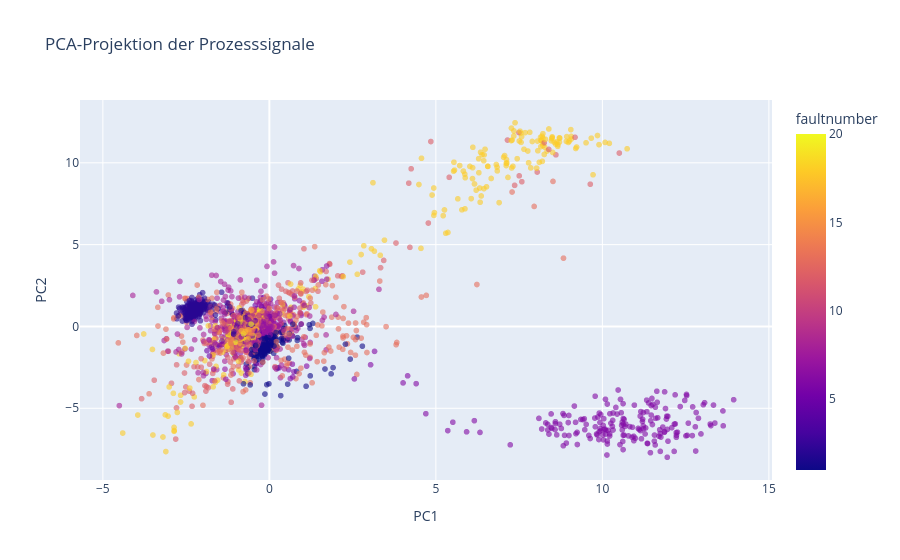

Notebook source saved alongside this figure:
### Markdown cell above
## 5. Zeitverlauf einzelner Signale

Diese Visualisierung zeigt beispielhaft einige Prozesssignale über die Zeit für einen einzelnen Run. So erkennst du typische Muster wie:
- langsame Drift
- plötzliche Sprünge
- schrittweise Änderungen
- Reaktionen zwischen Messgrößen und Stellgrößen

Das ist besonders wichtig für Anomalieerkennung, weil viele Fehler nicht in einem Einzelwert liegen, sondern im zeitlichen Verhalten des Prozesses.

### Code cell
local_label_column = next((column for column in ("faultnumber", "fault_id", "label") if column in df.columns), None)
local_sensor_columns = [column for column in df.columns if column.startswith(("xmeas_", "xmv_"))]
local_selected_columns = (
    df[local_sensor_columns].var(numeric_only=True).sort_values(ascending=False).head(20).index.tolist()
    if local_sensor_columns
    else []
)

if not local_sensor_columns:
    print("Keine Sensor-Spalten für PCA gefunden.")
else:
    pca_columns = local_selected_columns if local_selected_columns else local_sensor_columns[:20]
    pca_input = df[pca_columns].dropna()

    if pca_input.empty:
        print("Zu viele fehlende Werte für die PCA-Projektion.")
    else:
        sample_size = min(len(pca_input), 5000)
        pca_input = pca_input.sample(sample_size, random_state=42) if len(pca_input) > sample_size else pca_input

        scaler = StandardScaler()
        scaled_data = scaler.fit_transform(pca_input)

        pca = PCA(n_components=2)
        pca_results = pca.fit_transform(scaled_data)

        pca_df = pd.DataFrame(data=pca_results, columns=["PC1", "PC2"], index=pca_input.index)
        if local_label_column is not None and local_label_column in df.columns:
            pca_df[local_label_column] = df.loc[pca_df.index, local_label_column].values

        fig = px.scatter(
            pca_df,
            x="PC1",
            y="PC2",
            color=local_label_column if local_label_column is not None and local_label_column in pca_df.columns else None,
            title="PCA-Projektion der Prozesssignale",
            opacity=0.6,
        )
        fig.show()

### Figure 1 — Plotly figure (JSON) as saved in the notebook; plotly's stock layout.template omitted (floating-point values rounded to 4 significant figures; data arrays with more than 128 entries replaced by an {"elided": "..."} marker saying what was removed)
{"data": [{"hovertemplate": "PC1=%{x}<br>PC2=%{y}<br>faultnumber=%{marker.color}<extra></extra>", "legendgroup": "", "marker": {"color": {"elided": "5000 int values"}, "coloraxis": "coloraxis", "opacity": 0.6, "symbol": "circle"}, "mode": "markers", "name": "", "showlegend": false, "type": "scattergl", "x": {"elided": "5000 float values"}, "xaxis": "x", "y": {"elided": "5000 float values"}, "yaxis": "y"}], "layout": {"coloraxis": {"colorbar": {"title": {"text": "faultnumber"}}, "colorscale": [[0, "#0d0887"], [0.1111, "#46039f"], [0.2222, "#7201a8"], [0.3333, "#9c179e"], [0.4444, "#bd3786"], [0.5556, "#d8576b"], [0.6667, "#ed7953"], [0.7778, "#fb9f3a"], [0.8889, "#fdca26"], [1, "#f0f921"]]}, "legend": {"tracegroupgap": 0}, "title": {"text": "PCA-Projektion der Prozesssignale"}, "xaxis": {"anchor": "y", "domain": [0, 1], "title": {"text": "PC1"}}, "yaxis": {"anchor": "x", "domain": [0, 1], "title": {"text": "PC2"}}}}
